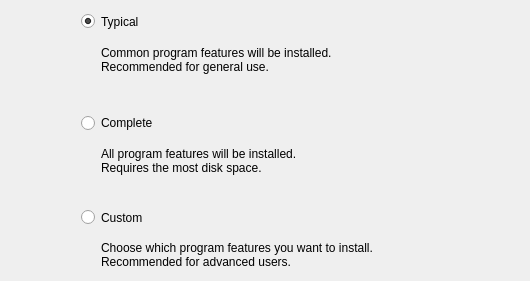
<?xml version="1.0" encoding="UTF-8"?>
<ui version="4.0">
 <class>InstallationWidget</class>
 <widget class="QWidget" name="InstallationWidget">
  <property name="geometry">
   <rect>
    <x>0</x>
    <y>0</y>
    <width>530</width>
    <height>281</height>
   </rect>
  </property>
  <property name="sizePolicy">
   <sizepolicy hsizetype="Preferred" vsizetype="Preferred">
    <horstretch>0</horstretch>
    <verstretch>0</verstretch>
   </sizepolicy>
  </property>
  <property name="minimumSize">
   <size>
    <width>491</width>
    <height>190</height>
   </size>
  </property>
  <property name="windowTitle">
   <string>Select Installation Type</string>
  </property>
  <layout class="QGridLayout" name="gridLayout">
   <property name="horizontalSpacing">
    <number>0</number>
   </property>
   <property name="verticalSpacing">
    <number>6</number>
   </property>
   <item row="3" column="1">
    <spacer name="verticalSpacer_2">
     <property name="orientation">
      <enum>Qt::Vertical</enum>
     </property>
     <property name="sizeType">
      <enum>QSizePolicy::Fixed</enum>
     </property>
     <property name="sizeHint" stdset="0">
      <size>
       <width>20</width>
       <height>20</height>
      </size>
     </property>
    </spacer>
   </item>
   <item row="4" column="0" rowspan="2">
    <widget class="QLabel" name="label_6">
     <property name="sizePolicy">
      <sizepolicy hsizetype="Fixed" vsizetype="Fixed">
       <horstretch>0</horstretch>
       <verstretch>0</verstretch>
      </sizepolicy>
     </property>
     <property name="minimumSize">
      <size>
       <width>70</width>
       <height>70</height>
      </size>
     </property>
     <property name="maximumSize">
      <size>
       <width>70</width>
       <height>70</height>
      </size>
     </property>
     <property name="text">
      <string/>
     </property>
     <property name="pixmap">
      <pixmap resource="../../../../resources/additional.qrc">:/icons/complete.png</pixmap>
     </property>
     <property name="scaledContents">
      <bool>true</bool>
     </property>
     <property name="margin">
      <number>5</number>
     </property>
    </widget>
   </item>
   <item row="4" column="1" colspan="3">
    <widget class="QRadioButton" name="completeInstall">
     <property name="sizePolicy">
      <sizepolicy hsizetype="MinimumExpanding" vsizetype="Minimum">
       <horstretch>0</horstretch>
       <verstretch>0</verstretch>
      </sizepolicy>
     </property>
     <property name="text">
      <string>Complete</string>
     </property>
    </widget>
   </item>
   <item row="0" column="1" colspan="3">
    <widget class="QRadioButton" name="defaultInstall">
     <property name="sizePolicy">
      <sizepolicy hsizetype="MinimumExpanding" vsizetype="Minimum">
       <horstretch>0</horstretch>
       <verstretch>0</verstretch>
      </sizepolicy>
     </property>
     <property name="text">
      <string>Typical</string>
     </property>
     <property name="checked">
      <bool>true</bool>
     </property>
    </widget>
   </item>
   <item row="7" column="0" rowspan="2">
    <widget class="QLabel" name="label_4">
     <property name="sizePolicy">
      <sizepolicy hsizetype="Fixed" vsizetype="Fixed">
       <horstretch>0</horstretch>
       <verstretch>0</verstretch>
      </sizepolicy>
     </property>
     <property name="minimumSize">
      <size>
       <width>70</width>
       <height>70</height>
      </size>
     </property>
     <property name="maximumSize">
      <size>
       <width>70</width>
       <height>70</height>
      </size>
     </property>
     <property name="text">
      <string/>
     </property>
     <property name="pixmap">
      <pixmap resource="../../../../resources/additional.qrc">:/icons/custom.png</pixmap>
     </property>
     <property name="scaledContents">
      <bool>true</bool>
     </property>
     <property name="margin">
      <number>5</number>
     </property>
    </widget>
   </item>
   <item row="0" column="0" rowspan="3">
    <widget class="QLabel" name="label_5">
     <property name="sizePolicy">
      <sizepolicy hsizetype="MinimumExpanding" vsizetype="MinimumExpanding">
       <horstretch>0</horstretch>
       <verstretch>0</verstretch>
      </sizepolicy>
     </property>
     <property name="minimumSize">
      <size>
       <width>70</width>
       <height>70</height>
      </size>
     </property>
     <property name="maximumSize">
      <size>
       <width>70</width>
       <height>70</height>
      </size>
     </property>
     <property name="text">
      <string/>
     </property>
     <property name="pixmap">
      <pixmap resource="../../../../resources/additional.qrc">:/icons/typical.png</pixmap>
     </property>
     <property name="scaledContents">
      <bool>true</bool>
     </property>
     <property name="margin">
      <number>5</number>
     </property>
    </widget>
   </item>
   <item row="5" column="1" colspan="2">
    <spacer name="horizontalSpacer_2">
     <property name="orientation">
      <enum>Qt::Horizontal</enum>
     </property>
     <property name="sizeType">
      <enum>QSizePolicy::Fixed</enum>
     </property>
     <property name="sizeHint" stdset="0">
      <size>
       <width>20</width>
       <height>1</height>
      </size>
     </property>
    </spacer>
   </item>
   <item row="7" column="1" colspan="3">
    <widget class="QRadioButton" name="customInstall">
     <property name="sizePolicy">
      <sizepolicy hsizetype="MinimumExpanding" vsizetype="Minimum">
       <horstretch>0</horstretch>
       <verstretch>0</verstretch>
      </sizepolicy>
     </property>
     <property name="text">
      <string>Custom</string>
     </property>
    </widget>
   </item>
   <item row="1" column="1" rowspan="2">
    <spacer name="horizontalSpacer">
     <property name="orientation">
      <enum>Qt::Horizontal</enum>
     </property>
     <property name="sizeType">
      <enum>QSizePolicy::Fixed</enum>
     </property>
     <property name="sizeHint" stdset="0">
      <size>
       <width>20</width>
       <height>1</height>
      </size>
     </property>
    </spacer>
   </item>
   <item row="1" column="2" rowspan="2" colspan="2">
    <widget class="QLabel" name="label">
     <property name="sizePolicy">
      <sizepolicy hsizetype="MinimumExpanding" vsizetype="Minimum">
       <horstretch>0</horstretch>
       <verstretch>0</verstretch>
      </sizepolicy>
     </property>
     <property name="text">
      <string>Common program features will be installed.
Recommended for general use.</string>
     </property>
     <property name="wordWrap">
      <bool>true</bool>
     </property>
    </widget>
   </item>
   <item row="8" column="2" colspan="2">
    <widget class="QLabel" name="label_3">
     <property name="sizePolicy">
      <sizepolicy hsizetype="MinimumExpanding" vsizetype="Minimum">
       <horstretch>0</horstretch>
       <verstretch>0</verstretch>
      </sizepolicy>
     </property>
     <property name="text">
      <string>Choose which program features you want to install.
Recommended for advanced users.</string>
     </property>
     <property name="wordWrap">
      <bool>true</bool>
     </property>
    </widget>
   </item>
   <item row="5" column="3">
    <widget class="QLabel" name="label_2">
     <property name="sizePolicy">
      <sizepolicy hsizetype="MinimumExpanding" vsizetype="Minimum">
       <horstretch>0</horstretch>
       <verstretch>0</verstretch>
      </sizepolicy>
     </property>
     <property name="text">
      <string>All program features will be installed.
Requires the most disk space.</string>
     </property>
     <property name="wordWrap">
      <bool>true</bool>
     </property>
    </widget>
   </item>
   <item row="6" column="1">
    <spacer name="verticalSpacer_3">
     <property name="orientation">
      <enum>Qt::Vertical</enum>
     </property>
     <property name="sizeType">
      <enum>QSizePolicy::Fixed</enum>
     </property>
     <property name="sizeHint" stdset="0">
      <size>
       <width>20</width>
       <height>20</height>
      </size>
     </property>
    </spacer>
   </item>
   <item row="8" column="1">
    <spacer name="horizontalSpacer_3">
     <property name="orientation">
      <enum>Qt::Horizontal</enum>
     </property>
     <property name="sizeType">
      <enum>QSizePolicy::Fixed</enum>
     </property>
     <property name="sizeHint" stdset="0">
      <size>
       <width>20</width>
       <height>1</height>
      </size>
     </property>
    </spacer>
   </item>
  </layout>
 </widget>
 <tabstops>
  <tabstop>defaultInstall</tabstop>
  <tabstop>completeInstall</tabstop>
  <tabstop>customInstall</tabstop>
 </tabstops>
 <resources>
  <include location="../../../../resources/additional.qrc"/>
 </resources>
 <connections/>
</ui>
